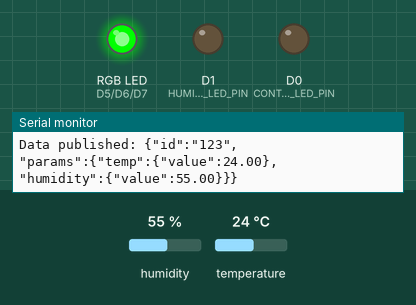
This sketch was run on a simulated ESP8266 (NodeMCU). Parts: an RGB LED mixed from three pins (HIGH = lit), output pins drawn as LEDs (lit = HIGH), the last lines printed to the serial monitor. The test bench sets the inputs (shaded band); at power-on: humidity 55 %, temperature 24 °C. WiFi joins after 1.5 s; servers stay silent unless stated; no MQTT or app messages arrive unless stated.

Above: at 2.7 s.
2.8 s: humidity set to 31 %
5.5 s: humidity set to 28 %
At 6.7 s:
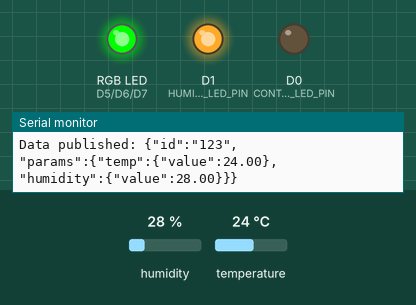
8.2 s: temperature set to 21 °C
10.9 s: temperature set to 18 °C
At 13.1 s:
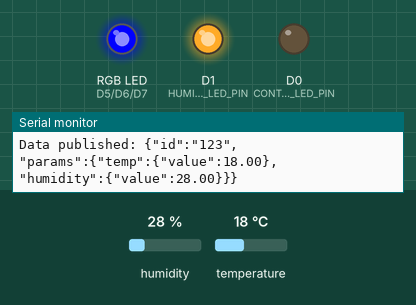
13.6 s: humidity set to 40 %
At 14.9 s:
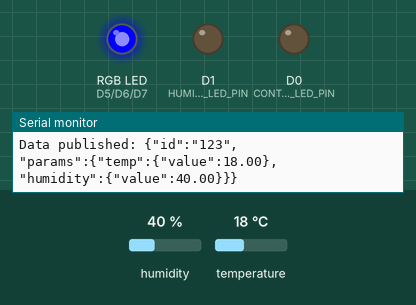
Timing chart, 0 to 16.6 s (numbered marks = the images above; inputs shaded):
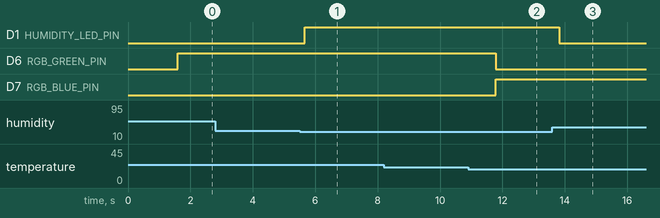

Measured:
- the behaviour switches between 30 and 29 % on humidity (found by bisection; images 0 and 1)
- the behaviour switches between 20 and 19 °C on temperature (found by bisection; images 1 and 2)
- after the input at 5.5 s, D1 (HUMIDITY_LED_PIN): LOW → HIGH after 0.16 s
- after the input at 10.9 s, D6 (RGB_GREEN_PIN): HIGH → LOW after 0.88 s; D7 (RGB_BLUE_PIN): LOW → HIGH after 0.88 s
- after the input at 13.6 s, D1 (HUMIDITY_LED_PIN): HIGH → LOW after 0.22 s

The sketch:

temp.ino
```cpp
#include <dht11.h>
#include <ESP8266WiFi.h>
#include <PubSubClient.h>

// DHT11 配置
dht11 DHT11;
#define DHT11PIN D4  // DHT11 数据引脚

// RGB LED 配置（共阴极，若为共阳极需调整引脚电平逻辑）
#define RGB_RED_PIN D5
#define RGB_GREEN_PIN D6
#define RGB_BLUE_PIN D7

// 湿度控制普通 LED 配置
#define HUMIDITY_LED_PIN D1
float humidityThreshold = 30.0;  // 湿度阈值，可远程调整

// 可控开关 LED 配置
#define CONTROL_LED_PIN D0
bool controlLedState = false;    // 可控 LED 状态

// WiFi 配置
const char* ssid = "waerdeng";
const char* password = "02090711";
WiFiServer server(80);            // 搭建 TCP 服务器
//onenet
const char* mqtt_server = "mqtts.heclouds.com";
const int mqtt_port = 1883;
const char* product_id = "817X0XSh39";
const char* device_id = "dht11";
const char* token = "version=2018-10-31&res=products%2F817X0XSh39%2Fdevices%2Fdht11&et=2063930479000&method=md5&sign=751mK9uaFxJWC3PodjwAwQ%3D%3D";

WiFiClient espClient;
PubSubClient client(espClient);

// 温度区间配置（可远程调整）
float lowTempThreshold = 20.0;   // 低温阈值
float highTempThreshold = 30.0;  // 高温阈值
float temperature;
float humidity;

// 函数声明
void reconnect();
double Fahrenheit(double celsius);
double Kelvin(double celsius);
double dewPoint(double celsius, double humidity);
double dewPointFast(double celsius, double humidity);
void setRGBLEDByTemperature(float temp);
void setupWiFi();
void handleClient();
void sendHeader(WiFiClient &client);
void sendHomePage(WiFiClient &client);
void sendRedirect(WiFiClient &client, const char* location);

void setup() {
  Serial.begin(115200);
  Serial.println("DHT11 + RGB LED + WiFi Control");
  Serial.print("LIBRARY VERSION: ");
  Serial.println(DHT11LIB_VERSION);

  // 引脚模式初始化
  pinMode(RGB_RED_PIN, OUTPUT);
  pinMode(RGB_GREEN_PIN, OUTPUT);
  pinMode(RGB_BLUE_PIN, OUTPUT);
  pinMode(HUMIDITY_LED_PIN, OUTPUT);
  pinMode(CONTROL_LED_PIN, OUTPUT);

  setupWiFi();  // 初始化 WiFi 连接
  client.setServer(mqtt_server, mqtt_port);
}

void loop() {
  if (!client.connected()) {
    reconnect();
  }
  client.loop();

  // 处理 WiFi 客户端连接
  handleClient();

  // 读取 DHT11 数据
  Serial.println("\n");
  int chk = DHT11.read(DHT11PIN);
  Serial.print("Read sensor: ");
  switch (chk) {
    case DHTLIB_OK:
      Serial.println("OK");
      break;
    case DHTLIB_ERROR_CHECKSUM:
      Serial.println("Checksum error");
      break;
    case DHTLIB_ERROR_TIMEOUT:
      Serial.println("Time out error");
      break;
    default:
      Serial.println("Unknown error");
      break;
  }

  // 打印温湿度等数据
  Serial.print("Humidity (%): ");
  Serial.println((float)DHT11.humidity, 1);
  humidity=(float)DHT11.humidity;
  Serial.print("Temperature (oC): ");
  Serial.println((float)DHT11.temperature, 2);
  temperature=(float)DHT11.temperature;
  Serial.print("Temperature (oF): ");
  Serial.println(Fahrenheit(DHT11.temperature), 2);
  Serial.print("Kelvin: ");
  Serial.println(Kelvin(DHT11.temperature), 2);
  Serial.print("Dew Point (oC): ");
  Serial.println(dewPoint(DHT11.temperature, DHT11.humidity));
  Serial.print("Dew PointFast (oC): ");
  Serial.println(dewPointFast(DHT11.temperature, DHT11.humidity));

  // 控制 RGB LED 颜色
  setRGBLEDByTemperature(DHT11.temperature);

  // 控制湿度 LED
  if (DHT11.humidity < humidityThreshold) {
    digitalWrite(HUMIDITY_LED_PIN, HIGH);
  } else {
    digitalWrite(HUMIDITY_LED_PIN, LOW);
  }

  // 控制可控开关 LED
  digitalWrite(CONTROL_LED_PIN, controlLedState ? HIGH : LOW);

  // 构建JSON数据
  String payload = "{\"id\":\"123\",\"params\":{\"temp\":{\"value\":" + String(temperature) +  "},\"humidity\":{\"value\":" + String(humidity) + "}}}";
  // 发送数据
  String topic = "$sys/" + String(product_id) + "/" + String(device_id) + "/thing/property/post";
  client.publish(topic.c_str(), payload.c_str());
  Serial.println("Data published: " + payload);

  delay(2000);
}

void reconnect() {
  while (!client.connected()) {
    Serial.print("Attempting MQTT connection...");
    if (client.connect(device_id, product_id, token)) {
      Serial.println("connected");
    } else {
      Serial.print("failed, rc=");
      Serial.print(client.state());
      Serial.println(" try again in 5 seconds");
      delay(5000);
    }
  }
}

// 温度转华氏度
double Fahrenheit(double celsius) {
  return 1.8 * celsius + 32;
}

// 温度转开尔文
double Kelvin(double celsius) {
  return celsius + 273.15;
}

// 计算露点
double dewPoint(double celsius, double humidity) {
  double A0 = 373.15 / (273.15 + celsius);
  double SUM = -7.90298 * log10(A0);
  SUM += 5.02808 * log10(A0);
  SUM += -1.3816e-7 * (pow(10, (11.344 * (1 - 1 / A0))) - 1);
  SUM += 8.1328e-3 * (pow(10, (-3.49149 * (A0 - 1))) - 1);
  SUM += log10(1013.246);
  double VP = pow(10, SUM - 3) * humidity;
  double T = (log10(VP / 0.61078));
  return (241.88 * T) / (17.558 - T);
}

// 快速计算露点
double dewPointFast(double celsius, double humidity) {
  double a = 17.271;
  double b = 237.7;
  double temp = (a * celsius) / (b + celsius) + log(humidity / 100);
  double Td = (b * temp) / (a - temp);
  return Td;
}

// 根据温度设置 RGB LED 颜色
void setRGBLEDByTemperature(float temp) {
  if (temp < lowTempThreshold) {
    // 低温：蓝色
    digitalWrite(RGB_RED_PIN, LOW);
    digitalWrite(RGB_GREEN_PIN, LOW);
    digitalWrite(RGB_BLUE_PIN, HIGH);
  } else if (temp > highTempThreshold) {
    // 高温：红色
    digitalWrite(RGB_RED_PIN, HIGH);
    digitalWrite(RGB_GREEN_PIN, LOW);
    digitalWrite(RGB_BLUE_PIN, LOW);
  } else {
    // 正常温度：绿色
    digitalWrite(RGB_RED_PIN, LOW);
    digitalWrite(RGB_GREEN_PIN, HIGH);
    digitalWrite(RGB_BLUE_PIN, LOW);
  }
}

// 初始化 WiFi 并启动服务器
void setupWiFi() {
  WiFi.begin(ssid, password);
  while (WiFi.status() != WL_CONNECTED) {
    delay(500);
    Serial.print(".");
  }
  Serial.println("");
  Serial.println("WiFi connected");
  Serial.println("IP address: ");
  Serial.println(WiFi.localIP());

  server.begin();  // 启动 TCP 服务器
  Serial.println("Server started");
}

// 处理 HTTP 响应头
void sendHeader(WiFiClient &client) {
  client.println("HTTP/1.1 200 OK");
  client.println("Content-Type: text/html");
  client.println("Cache-Control: no-cache, no-store, must-revalidate");
  client.println("Pragma: no-cache");
  client.println("Expires: 0");
  client.println();
}

// 发送重定向响应
void sendRedirect(WiFiClient &client, const char* location) {
  client.println("HTTP/1.1 303 See Other");
  client.print("Location: ");
  client.println(location);
  client.println("Cache-Control: no-cache, no-store, must-revalidate");
  client.println("Pragma: no-cache");
  client.println("Expires: 0");
  client.println();
}

// 生成并发送首页 HTML
void sendHomePage(WiFiClient &client) {
  sendHeader(client);

  client.println("<html><body>");
  client.println("<h1>DHT11 + LED Control</h1>");
  client.println("<p>Current Temp Thresholds: Low=" + String(lowTempThreshold) + "℃, High=" + String(highTempThreshold) + "℃</p>");
  client.println("<p>Current Humidity Threshold: " + String(humidityThreshold) + "%</p>");
  client.println("<form action=\"/setTempThresholds\">");
  client.println("Set Low Temp: <input type=\"number\" name=\"low\" value=\"" + String(lowTempThreshold) + "\"><br>");
  client.println("Set High Temp: <input type=\"number\" name=\"high\" value=\"" + String(highTempThreshold) + "\"><br>");
  client.println("<input type=\"submit\" value=\"Update Temp Thresholds\">");
  client.println("</form><br>");

  client.println("<form action=\"/setHumidityThreshold\">");
  client.println("Set Humidity Threshold: <input type=\"number\" name=\"val\" value=\"" + String(humidityThreshold) + "\"><br>");
  client.println("<input type=\"submit\" value=\"Update Humidity Threshold\">");
  client.println("</form><br>");

  client.println("<form action=\"/controlLed\">");
  client.println("Control LED State: <select name=\"state\">");

  // 使用 String 对象拼接 HTML
  String option1 = "<option value=\"1\" ";
  if (controlLedState) {
    option1 += "selected";
  }
  option1 += ">On</option>";
  client.println(option1);

  String option2 = "<option value=\"0\" ";
  if (!controlLedState) {
    option2 += "selected";
  }
  option2 += ">Off</option>";
  client.println(option2);

  client.println("</select><br>");
  client.println("<input type=\"submit\" value=\"Update LED State\">");
  client.println("</form>");
  client.println("</body></html>");
}

// 处理 WiFi 客户端请求
void handleClient() {
  WiFiClient client = server.available();
  if (!client) {
    return;
  }

  Serial.println("New client connected");
  bool responseSent = false;

  while (client.connected() && !responseSent) {
    if (client.available()) {
      String request = client.readStringUntil('\n');
      Serial.println("Request: " + request);

      // 处理温度阈值设置请求
      if (request.indexOf("/setTempThresholds?") != -1) {
        int lowStart = request.indexOf("low=") + 4;
        int lowEnd = request.indexOf("&", lowStart);
        int highStart = request.indexOf("high=") + 5;

        if (lowStart > 4 && lowEnd > lowStart && highStart > 5) {
          lowTempThreshold = request.substring(lowStart, lowEnd).toFloat();
          highTempThreshold = request.substring(highStart, request.indexOf(" ", highStart)).toFloat();
          Serial.print("New temp thresholds: low=");
          Serial.print(lowTempThreshold);
          Serial.print(", high=");
          Serial.println(highTempThreshold);
        }

        sendRedirect(client, "/");
        responseSent = true;
      }
      // 处理湿度阈值设置请求
      else if (request.indexOf("/setHumidityThreshold?") != -1) {
        int valStart = request.indexOf("val=") + 4;

        if (valStart > 4) {
          humidityThreshold = request.substring(valStart, request.indexOf(" ", valStart)).toFloat();
          Serial.print("New humidity threshold: ");
          Serial.println(humidityThreshold);
        }

        sendRedirect(client, "/");
        responseSent = true;
      }
      // 处理LED控制请求
      else if (request.indexOf("/controlLed?") != -1) {
        int stateStart = request.indexOf("state=") + 6;

        if (stateStart > 6) {
          controlLedState = (request.substring(stateStart, request.indexOf(" ", stateStart)).toInt() == 1);
          Serial.print("Control LED state: ");
          Serial.println(controlLedState ? "ON" : "OFF");
        }

        sendRedirect(client, "/");
        responseSent = true;
      }
      // 处理首页请求
      else {
        sendHomePage(client);
        responseSent = true;
      }

      // 读取并忽略剩余的 HTTP 请求头
      while (client.available() && client.readStringUntil('\n') != "\r") {
        // 忽略其他行
      }
    }
  }

  // 关闭客户端连接
  delay(1);
  client.stop();
  Serial.println("Client disconnected");
}
```
